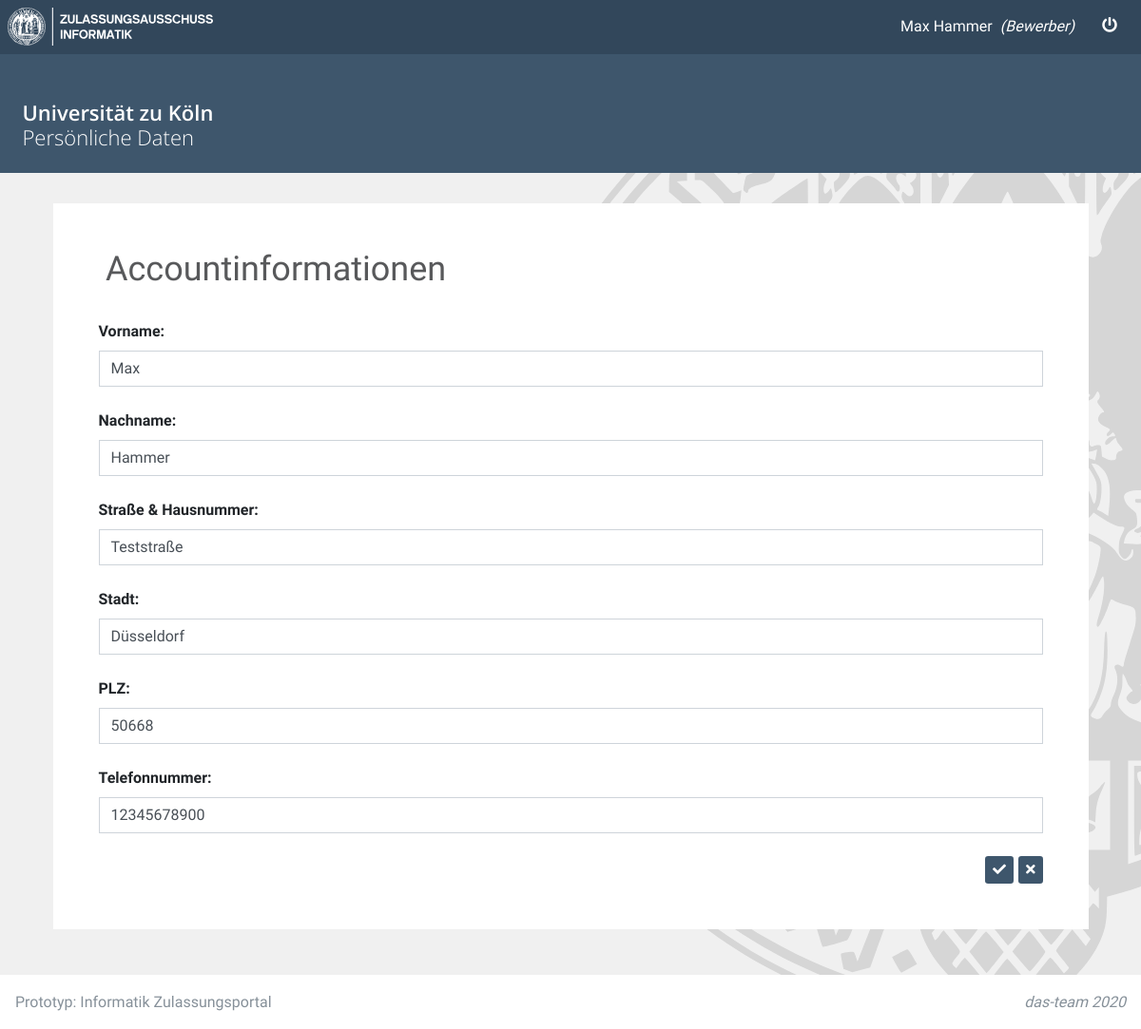
The page /changeuserdata/8/ (signed in) on the database its author committed.
### accountspace/models.py (models this page shows, shortened)
class User(AbstractUser):
    is_bewerber = models.BooleanField(default=False)
    is_ausschuss = models.BooleanField(default=False)

class Bewerber(models.Model):
    user = models.OneToOneField(User, on_delete=models.CASCADE, primary_key=True)
    first_name = models.CharField(max_length=30, default='')
    last_name = models.CharField(max_length=30, default='')
    street = models.CharField(max_length=30, default='')
    post_code = models.CharField(max_length=30, default='')
    city = models.CharField(max_length=30, default='')
    email = models.EmailField(default='')
    phone = models.CharField(max_length=12, default='')

### accountspace/views.py (the view)
# urls.py: path('changeuserdata/<slug:pk>/', BewerberUpdateView.as_view(), name='bewerber_update'),
@method_decorator([login_required, bewerber_required], name='dispatch')
class BewerberUpdateView(UpdateView):
    model = Bewerber
    form_class = BewerberUpdateForm
    template_name = 'accountspace/changeuserdata.html'
    success_url = reverse_lazy('applicant_index')
    def get_form(self, *args, **kwargs):
        form = super(BewerberUpdateView, self).get_form(*args, **kwargs)
        form.queryset = Bewerber.objects.filter(user_id=self.request.user.id)
        return form

### templates/accountspace/changeuserdata.html (shortened to what this page needs)
{% extends 'base.html' %}
{% load static %}
{% block content_header %} Persönliche Daten {% endblock content_header %}
{% block main_content %}
    <div class="row">
        <div class="col-12">
            <div class="card custom-card">
                <div class="col-12">
                        <h4 class="ilias-header">
                            Accountinformationen
                        </h4>
                    </div>
                <div class="card-body p-0 custom-body-padding">
                   <form method="post">
                       <label >Vorname: </label>
                       {{ form.first_name }}
                       <br>
                       <label>Nachname: </label>
                       {{ form.last_name }}
                       <br>
                       <label>Straße & Hausnummer: </label>
                       {{ form.street }}
                       <br>
                       <label>Stadt: </label>
                       {{ form.city }}
                       <br>
                         <label>PLZ: </label>
                       {{ form.post_code }}
                       <br>
                         <label>Telefonnummer: </label>
                       {{ form.phone }}
                       <br>
        <button type="button"
                onclick="javascript:location.href='{% url 'applicant_index' %}'"
                      class="btn btn-sm btn-primary custom-btn-primary float-right"
                     >
                            <i class="fas fa-times"></i>
                        </button>
                        <button
                                type="submit"
                                 style="margin-right: 5px;"
                        class="btn btn-sm btn-primary custom-btn-primary float-right"
                        ><i class="fas fa-check"></i>
                        </button>
                       </form>
                </div>
            </div>
        </div>
    </div>
{% endblock %}

### templates/base.html (shortened to what this page needs)
<!DOCTYPE html>
{% load static %}
<html lang="en">
<head>
    <link rel="stylesheet" href="{% static 'plugins/fontawesome-free/css/all.min.css' %}">
    <link rel="stylesheet" href="{% static 'dist/css/adminlte.min.css' %}">
    <link rel="stylesheet" href="{% static 'dist/css/custom.css' %}">
</head>
<body class="hold-transition sidebar-mini layout-top-nav">
<div class="wrapper">
    <nav class="main-header navbar navbar-expand navbar-white navbar-light custom-navbar" >
        <ul class="navbar-nav">
<li class="nav-item">
        <img src="/static/dist/svg/logo-zulassungsausschuss-informatik.svg" alt="Universität zu Köln - Zulassungsausschuss Informatik" width="auto" height="40px" stroke="#3E566C" >
      </li>
        </ul>
        <ul class="navbar-nav ml-auto">
            <li class="nav-item nav-link">
            <div>
                <a  style="color:white; padding-bottom: 0; ">
                    {{ user.first_name }} {{ user.last_name }}
                </a>
            <a  style="color:white; font-style:italic; padding-top: 0;">
                {% if user.is_bewerber %}
                                &nbsp;(Bewerber)
                            {% elif user.is_ausschuss %}
                                &nbsp;(Zulassungsausschussmitglied)
                            {% endif %}
            </a>
            </div>
            </li>
            <li class="nav-item">
                <a href="{% url 'signout' %}" class="btn btn-flat"><i class="fas fa-power-off" style="color:white"></i>&nbsp;</a>
            </li>
        </ul>
    </nav>
    <div class="content-wrapper" style="background-image: url('/static/dist/svg/logo-uni-köln.svg'); background-size:auto 100%;    background-repeat: no-repeat;
  background-attachment: fixed;
  background-position: center right;
  background-color: #f0f0f0;
">
        <div class="content-header custom-content-header">
            <div class="container-fluid">
                <div class="row mb-2">
                    <div class="col-sm-6" style="margin-top: 32px !important;">
                        <h1 class="m-0 ilias-header-light">Universität zu Köln </h1>
                        <h1 class="m-0 ilias-header-light" style="font-weight:300 !important; "> {% block content_header %} {% endblock content_header %}</h1>
                    </div>
                </div>
            </div>
        </div>
        <div class="content custom-content">
            <div class="container-fluid">
                {% block main_content %}
                {% endblock main_content %}
            </div>
        </div>
    </div>
    <footer class="main-footer custom-footer">
        <div class="float-right d-none d-sm-inline" style="font-style: italic ">
             das-team 2020
        </div>
        Prototyp: Informatik Zulassungsportal
    </footer>
</div>
</body>
</html>

### rows shown on the page
User: first_name "Max", last_name "Hammer"
Bewerber: first_name "Max", last_name "Hammer", street "Teststraße", city "Düsseldorf", post_code "50668", phone "12345678900"
